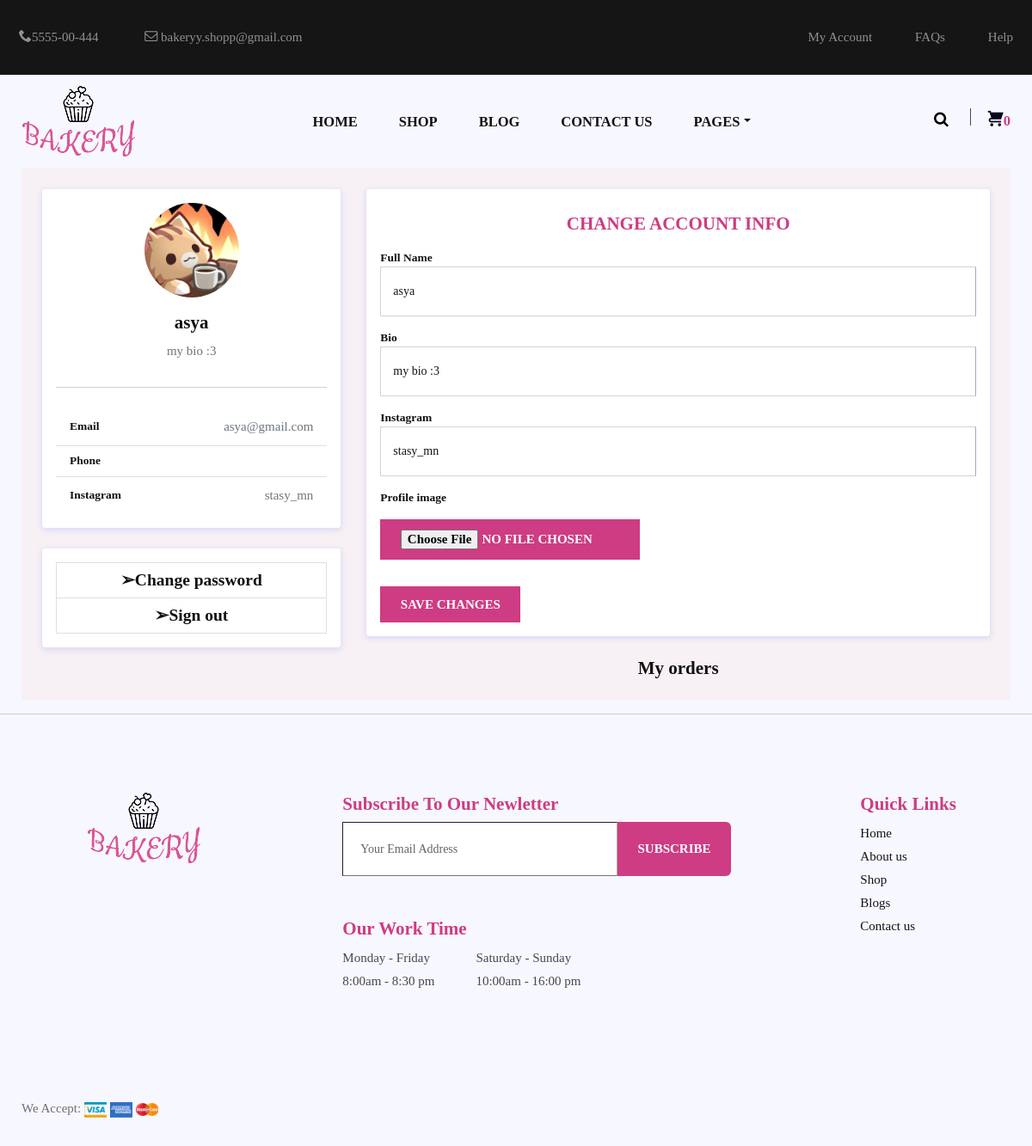
/profile/ (signed in), run on the app's committed database.
### users/models.py (models this page shows, shortened)
class User(AbstractUser):
    image = models.ImageField(upload_to=user_directory_path, blank=True)
    phone = PhoneNumberField(blank=True)
    bio = models.CharField(max_length=100, blank=True)
    instagram = models.CharField(max_length=20, blank=True)
    USERNAME_FIELD = 'email'
    REQUIRED_FIELDS = ['username']

### users/views.py (the view, shortened to what this page needs)
# urls.py: path('profile/', views.Profile.as_view(), name='profile'),
class Profile(LoginRequiredMixin, View):
    template_name = 'users/profile.html'
    def get(self, request):
        initial_data = {
            'username': request.user.username,
            'bio': request.user.bio,
            'instagram': request.user.instagram,
        }
        form = UserProfileForm(initial=initial_data)
        context = {'form': form}
        return render(request, self.template_name, context)

### users/forms.py
class UserProfileForm(forms.ModelForm):
    class Meta:
        model = User
        fields = ('username', 'bio', 'instagram', 'image')
        widgets = {
            'username': forms.TextInput(attrs={
                'class': 'form-control',
            }),
            'bio': forms.TextInput(attrs={
                'class': 'form-control',
            }),
            'instagram': forms.TextInput(attrs={
                'class': 'form-control',
            }),
            'image': forms.FileInput(attrs={
                'accept': 'image/*',
            })
        }

### users/templates/users/profile.html (shortened to what this page needs)
{% extends 'shop/base.html' %}
{% load static %}
{% block head %}
<link rel="stylesheet" type="text/css" href="{% static 'css/profile.css' %}"/>
{% endblock %}
{% block body %}
<div class="container">
    <div class="text-content bg-Peach p-4">
        <div class="main-body">
            <div class="row">
                <div class="col-lg-4">
                    <div class="card">
                        <div class="card-body">
                            <div class="d-flex flex-column align-items-center text-center">
                                {% if user.image %}
                                    <img src="{{ user.image.url }}" alt="Admin" class="rounded-circle bg-primary" width="110">
                                {%  else %}
                                    <img src="{% static 'images/cute_kitten.jpg' %}" alt="Admin" class="rounded-circle bg-primary" width="110">
                                {% endif %}
                                <div class="mt-3">
                                    <h4>{{ user.username }}</h4>
                                    <p class="text-secondary mb-1">{{ user.bio }}</p>
                                </div>
                            </div>
                            <hr class="my-4">
                            <ul class="list-group list-group-flush">
                                <li class="list-group-item d-flex justify-content-between align-items-center flex-wrap">
                                    <h6 class="mb-0">Email</h6>
                                    <span class="text-secondary">{{ user.email }}</span>
                                </li>
                                <li class="list-group-item d-flex justify-content-between align-items-center flex-wrap">
                                    <h6 class="mb-0">Phone</h6>
                                </li>
                                <li class="list-group-item d-flex justify-content-between align-items-center flex-wrap">
                                    <h6 class="mb-0">Instagram</h6>
                                    <span class="text-secondary">{{ user.instagram }}</span>
                                </li>
                            </ul>
                        </div>
                    </div>
                    <div class="card">
                        <div class="card-body">
                            <li class="list-group-item justify-content-between align-items-center flex-wrap">
                                <h5 class="mb-0" align="center"><a href="{% url 'password_change' %}">➢Change password</a></h1>
                            </li>
                            <li class="list-group-item justify-content-between align-items-center flex-wrap">
                                <h5 class="mb-0" align="center"><a href="{% url 'signout' %}">➢Sign out</a></h1>
                            </li>
                        </div>
                    </div>
                </div>
                <div class="col-lg-8">
                    <div class="card">
                        <div class="card-body">
                            <h4 class="text-uppercase colored padding-xsmall" align="center">Change Account Info </h4>
                            <form method="post" enctype="multipart/form-data">
                                <div class="row mb-3">
                                    <div class="col-sm-3">
                                        <h6 class="mb-0">Full Name</h6>
                                    </div>
                                    <div class="col-sm-9 text-secondary">
                                        {{ form.username }}
                                    </div>
                                </div>
                                <div class="row mb-3">
                                    <div class="col-sm-3">
                                        <h6 class="mb-0">Bio</h6>
                                    </div>
                                    <div class="col-sm-9 text-secondary">
                                        {{ form.bio }}
                                    </div>
                                </div>
                                <div class="row mb-3">
                                    <div class="col-sm-3">
                                        <h6 class="mb-0">Instagram</h6>
                                    </div>
                                    <div class="col-sm-9 text-secondary">
                                        {{ form.instagram }}
                                    </div>
                                </div>
                                <div class="row mb-3">
                                    <div class="col-sm-3">
                                        <h6 class="mb-0">Profile image</h6>
                                    </div>
                                    <div class="col-sm-9 text-secondary">
                                        {{ form.image }}
                                    </div>
                                </div>
                                <div class="row">
                                    <div class="col-sm-9 text-secondary">
                                        <button type="submit" name="submit">Save Changes</button>
                                    </div>
                                </div>
                            </form>
                        </div>
                    </div>
                    <h4 class="mb-0" align="center">My orders</h5>
                </div>
            </div>
        </div>
    </div>
</div>
<hr>
{% endblock %}

### taskmanager/static/css/profile.css (style rules this page uses)
body { background: #f7f7ff; }
.card { position: relative; display: flex; flex-direction: column; min-width: 0; word-wrap: break-word; background-color: #fff; background-clip: border-box; border: 0 solid transparent; border-radius: .25rem; margin-bottom: 1.5rem; box-shadow: 0 2px 6px 0 rgb(218 218 253 / 65%), 0 2px 6px 0 rgb(206 206 238 / 54%); }

### data on the page
User: image (placeholder picture), username "asya", bio "my bio :3", email "asya@gmail.com", instagram "stasy_mn"

### other printed values
{{ request.session.cart|length }} "0"
